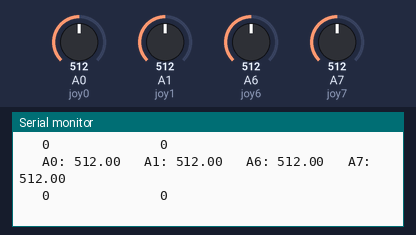
Bench run of a sketch on a simulated Arduino Nano, built with avr-gcc and run on an emulated ATmega328P. Parts: the last lines printed to the serial monitor. The test bench sets the inputs (shaded band); at power-on: A0 (joy0) = 512, A1 (joy1) = 512, A6 (joy6) = 512, A7 (joy7) = 512.

Above: at 2.7 s.
2.8 s: A0 (joy0) set to 390
At 4.1 s:
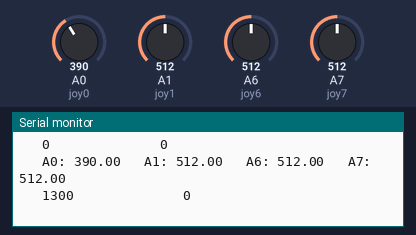
4.3 s: A1 (joy1) set to 390
At 5.3 s:
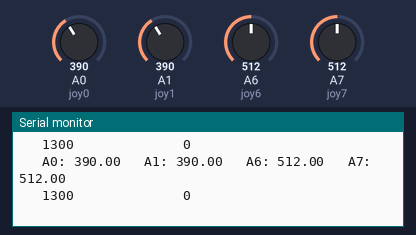
5.8 s: A6 (joy6) set to 390
At 7.1 s:
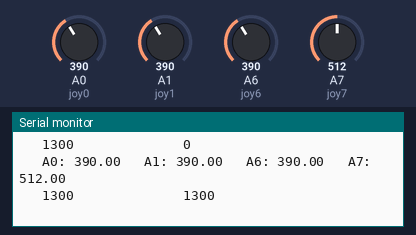
7.3 s: A7 (joy7) set to 390
At 7.9 s:
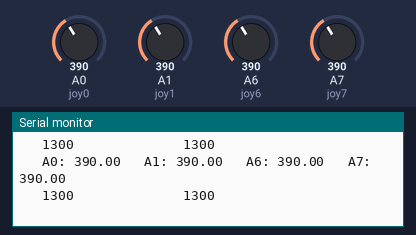
8.8 s: A0 (joy0) set to 410
At 10.1 s:
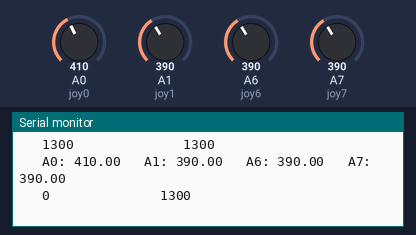
10.3 s: A1 (joy1) set to 410
At 11.3 s:
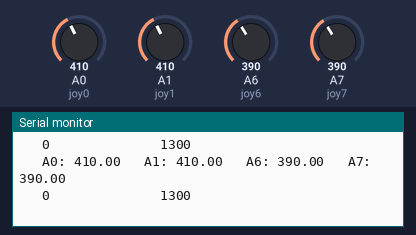
Timing chart, 0 to 12.8 s (numbered marks = the images above; inputs shaded):
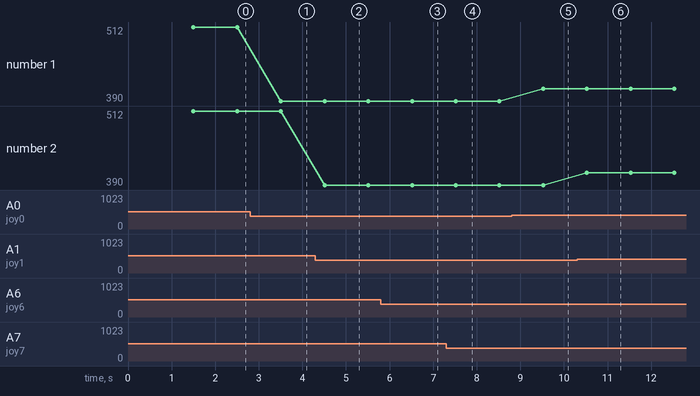

Measured:
- after the input at 2.8 s, the serial monitor: prints a new line after 0.71 s (image 1)
- after the input at 4.3 s, the serial monitor: prints a new line after 0.21 s (image 2)
- after the input at 5.8 s, the serial monitor: prints a new line after 0.71 s (image 3)
- after the input at 7.3 s, the serial monitor: prints a new line after 0.22 s (image 4)
- after the input at 8.8 s, the serial monitor: prints a new line after 0.72 s (image 5)
- after the input at 10.3 s, the serial monitor: prints a new line after 0.23 s (image 6)
- plotted number 1: 512 → 390 after the input at 2.8 s, 390 → 410 after the input at 8.8 s

The sketch:

test_steer_function.ino
```cpp
//Test_steer_function
//18/10/2018

#define joy0 A0         //steer kanan x
#define joy1 A1         //steer kanan y
#define joy2 A2
#define joy3 A3
#define joy4 A4
#define joy5 A5
#define joy6 A6         //steer kiri x
#define joy7 A7         //steer kiri y

int potensio0 = 0;
int potensio1 = 0;
int potensio2 = 0;
int potensio3 = 0;
int potensio4 = 0;
int potensio5 = 0;
int potensio6 = 0;
int potensio7 = 0;

double pulse_steer_in;


// Steer Function
double pulse_steer(int x, int y) {
  double pulse_steer_in;
  if (x <= 400){
      if (y <= 350){
           pulse_steer_in = 1200;
           //derajat = 225;
      }
      else if (y <= 800){
           pulse_steer_in = 1300;
          //derajat = 270;
      }
      else if (y > 800){
           pulse_steer_in = 1400;
          //derajat = 315;
      }
      else{
          pulse_steer_in = 111;
      }
  }
  else if (x <= 800){
      if (y > 1000){
           pulse_steer_in = 1500;
           //derajat = 0;
      }
      else{
          pulse_steer_in = 0;
      }
  }
  else  if (x > 800){
      if (y <= 350){
           pulse_steer_in = 1800;
          //derajat = 45;
      }
      else if (y <= 800){
           pulse_steer_in = 1700;
          //derajat = 90;
      }
      else if (y > 800){
           pulse_steer_in = 1600;
           //derajat = 135;
      }
      else{
          pulse_steer_in = 77;
      }
  }
  else {
       pulse_steer_in = 99;
  }
  return pulse_steer_in;
}

void setup() {
  // Serial begin
  Serial.begin(57600);
  delay(1500);
}

void loop() {
  double potensio0, potensio1, potensio2, potensio3, potensio4, potensio5, potensio6, potensio7;
  int pulse_steer_in_left, pulse_steer_in_right;

        Serial.print("   A0: ");
        potensio0 = analogRead(joy0);
        Serial.print(potensio0);
        //delay (100);
        Serial.print("   A1: ");
        potensio1 = analogRead(joy1);
        Serial.print(potensio1);
        //delay (100);
        pulse_steer_in_right = pulse_steer(potensio0, potensio1);

/*
        Serial.print("      A2: ");
        potensio2 = analogRead(joy2);
        Serial.print(potensio2);
        //delay (100);
        Serial.print("   A3: ");
        potensio3 = analogRead(joy3);
        Serial.println(potensio3);
       // delay (100);

        Serial.print("   A4: ");
        potensio4 = analogRead(joy4);
        Serial.print(potensio4);
        //delay (500);
        Serial.print("   A5: ");
        potensio5 = analogRead(joy5);
        Serial.print(potensio5);
        //delay (500);
*/

        Serial.print("   A6: ");
        potensio6 = analogRead(joy6);
        Serial.print(potensio6);
        //delay (500);
        Serial.print("   A7: ");
        potensio7 = analogRead(joy7);
        Serial.println(potensio7);
        //delay (500);
        pulse_steer_in_left = pulse_steer(potensio6, potensio7);


      Serial.print("   ");
      Serial.print(pulse_steer_in_right);
      Serial.print("              ");
      Serial.println(pulse_steer_in_left);


        delay(1000);
}
```
